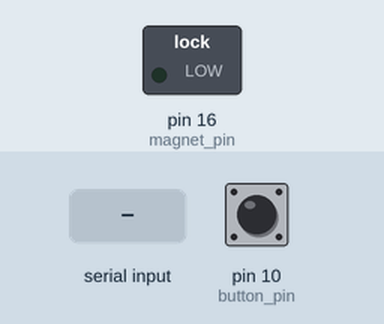
A program run on a simulated Raspberry Pi (header pin numbers). Parts: switched loads named in the program (green lamp = pin HIGH). The test bench sets the inputs (shaded band); at power-on: pin 10 (button_pin) LOW. Files the program writes start out absent; the clock reads 2024-03-15 10:24:30 at power-on unless the program sets it; what the program prints to the terminal is not drawn.

Above: at 1.2 s.
1.3 s: "1" typed at the terminal, then Enter
2.8 s: "0" typed at the terminal, then Enter
At 3.5 s:
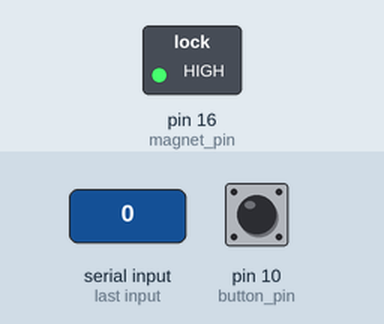
4.3 s: "2" typed at the terminal, then Enter
At 8.1 s:
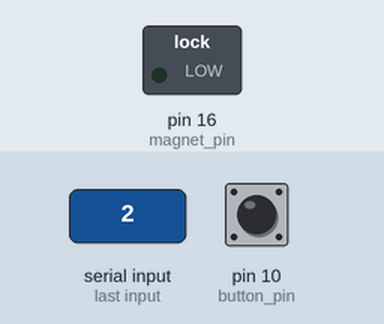
Timing chart, 0 to 9.6 s (numbered marks = the images above; inputs shaded):
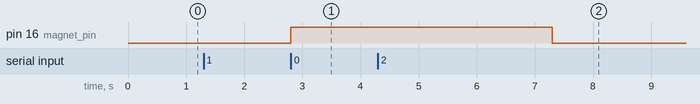

The program:

Gravity.py
```python
#/usr/bin/env python
#
#	Gravity.py
#       Python script for UWS first year lab
#       Measuring gravitational constant experiment
#       James Keatings
#       James.Keatings@uws.ac.uk
#
#


import os
import glob
import time
import RPi.GPIO as GPIO
import sys


#Set up GPIO
button_pin = 10
magnet_pin = 16
GPIO.setwarnings(False)
GPIO.setmode(GPIO.BOARD)
GPIO.setup(button_pin, GPIO.IN, pull_up_down=GPIO.PUD_DOWN) #BUTTON
GPIO.setup(magnet_pin, GPIO.OUT)                            #TRANSISTOR FOR MAGNET

#open file to write results to in case of error
f = open("results_gravity.txt","w")


#define height of set up
height = 1

#BEGINING OF THE EXPERIMENT
print('Welcome to the Gravitional Constant lab experiment.\nIn this lab you will measure the acceleration due to gravity of multiple objects of varying masses, and observe how the acceleration differs.')
input("When you are ready to begin please press Enter to continue.")


#Explanation for stduent
print('\nThere are 3 objects of different masses suspended using an electromagnet. When the current is cut to the magnet the object will fall, after an amount of time it will fall onto a switch. Using the time difference between the begining and end of the fall you will calculate the acceleration due to gravity experienced by the 3 objects.')
input("When you are ready to attach the first object to the magnet, please press Enter")


#Place the ball
print('\nThe magnet is now actived. Please place the ball onto the magnet.')
GPIO.output(magnet_pin, 1)
input('When the metal ball is secured and you are ready to drop, please press enter.')

#Drop and time first object
print('\nThe object will drop in....\n3......')
time.sleep(1)
print('2....')
time.sleep(1)
print('1..')
time.sleep(1)
print('0!')
#turn off magnet
GPIO.output(magnet_pin, 0)
start_time = time.time()

#wait for switch
while True:
	if GPIO.input(button_pin) == GPIO.HIGH:
		print("\nButton pressed!")
		fall_time = round(time.time() - start_time,3)
		break

print('\nThe first object took ' + repr(fall_time) + ' seconds to fall')
acceleration = round(2 * height / fall_time**2,3)
print('For a ' + repr(height) + ' m fall, this gives acceleration equal to ' + repr(acceleration) + ' m/s^2')
f.write("Object 1 = " + repr(fall_time) + " s\n")


#END OF THE EXPERIMENT
print('You have now taken all measurements required for this experiment.\nPlease refer to the labscript for the next steps.')
GPIO.cleanup()
sys.exit()
```

Measured:
- after the input at 1.3 s, every drawn part: stays the same
- after the input at 2.8 s, pin 16 (magnet_pin): LOW → HIGH at once
- after the input at 4.3 s, pin 16 (magnet_pin): HIGH → LOW after 3.0 s
